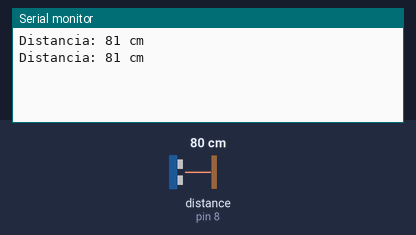
A sketch run on a simulated Arduino Uno, built with avr-gcc and run on an emulated ATmega328P. Shown: the last lines printed to the serial monitor. The test bench sets the inputs (shaded band); at power-on: distance to the obstacle (sensor on pin 8) 80 cm. The echo pulse lasts 58.3 µs per cm.

Above: at 2.8 s.
2.9 s: distance to the obstacle (sensor on pin 8) set to 196 cm
At 3.3 s:
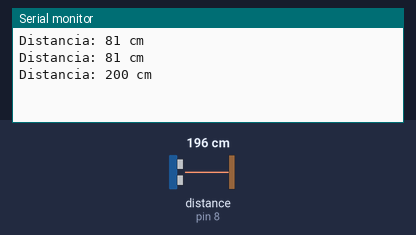
4.4 s: distance to the obstacle (sensor on pin 8) set to 203 cm
At 5.8 s:
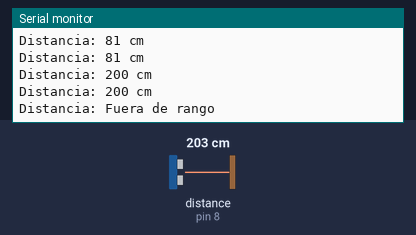

The sketch:

sketch_jul24b_sensor_ultrasonico.ino
```cpp
#include <NewPing.h>

// Definición de pines para el sensor ultrasónico HC-SR04
#define TRIGGER_PIN  9
#define ECHO_PIN     8
#define MAX_DISTANCE 200 // Distancia máxima en centímetros para medir (en este caso, 200 cm o 2 metros)

NewPing sonar(TRIGGER_PIN, ECHO_PIN, MAX_DISTANCE); // Crea un objeto NewPing

void setup() {
  Serial.begin(9600); // Inicializa la comunicación serial
}

void loop() {
  delay(1000); // Espera medio segundo entre cada medición

  // Realiza una medición de distancia
  unsigned int distancia = sonar.ping_cm();

  // Muestra la distancia medida en el monitor serial
  Serial.print("Distancia: ");
  if (distancia == 0) {
    Serial.println("Fuera de rango");
  } else {
    Serial.print(distancia);
    Serial.println(" cm");
  }
}
```

Measured:
- the behaviour switches between 200 and 201 cm on distance to the obstacle (sensor on pin 8) (found by bisection; images 1 and 2)
- after the input at 2.9 s, the serial monitor: prints a new line after 0.12 s (image 1)
- after the input at 4.4 s, the serial monitor: prints a new line after 0.65 s (image 2)
